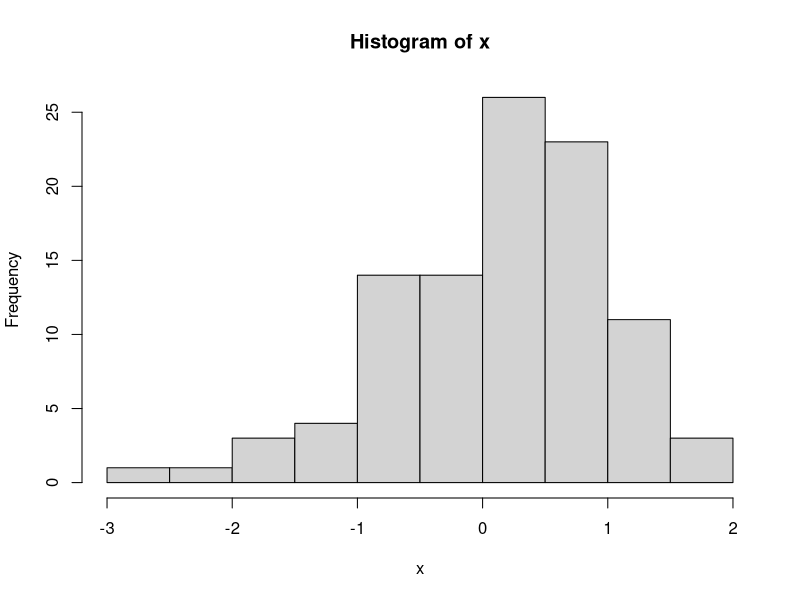

Generate this figure with R:
## ---- chunk 1
knitr::opts_chunk$set(echo = TRUE)
## ---- chunk 2
knitr::include_url("https://drive.google.com/file/d/0BxPcGlt5CwbtVmU4VlNMdkw5WFk/preview")
## ---- chunk 3
x = rnorm(100)
(mean = mean (x))
(median = median(x))
(variance = var(x))
if(mean == 0){
  print("The mean is equal to the theoretical value")
} else{
  print("The mean is not equal to the theoretical value")
}
if(median == 0){
  print("The median is equal to the theoretical value")
} else{
  print("The median is not equal to the theoretical value")
}
if(variance == 1){
  print("The variance is equal to the theoretical value")
} else{
  print("The variance is not equal to the theoretical value")
}
## ---- chunk 4
hist(x)
